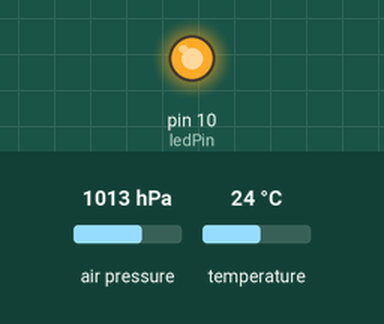
This sketch was run on a simulated Arduino Uno, built with avr-gcc and run on an emulated ATmega328P. On the bench: output pins drawn as LEDs (lit = HIGH). Wiring (inferred from the names in the program): BMP180 pressure sensor at I2C address 0x77. The inputs (shaded band) are chosen by the test bench; at power-on: air pressure 1013 hPa, temperature 24 °C. What the sketch prints to the serial monitor is not drawn.

Above: at 0.7 s.
At 5.2 s:
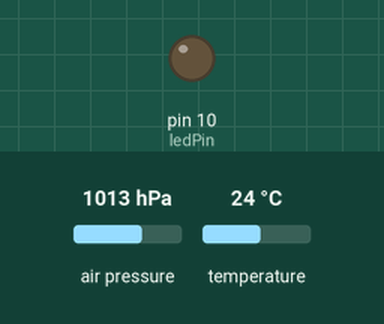
Timing chart, 0 to 6.9 s (numbered marks = the images above):
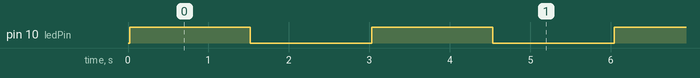

The sketch:

SUB_HaiBa.ino
```cpp
#include <HaiBa.h>

void setup(){
  Serial.begin(9600);

  initHaiBa();
}

void loop()
{
  Serial.println(getHaiBaStr());
}
```

HaiBa.h
```cpp
#include <Wire.h>
#define BMP085_ADDRESS 0x77  // I2C address of BMP085


const int BASE_HEIGHT=200;
// Time Interval
const int TIME_INTERVAL=3000;
// Unit Name Export Flag
const boolean UNIT_NAME_EXPORT_FLAG=false;
const boolean EXPLAIN_EXPORT_FLAG=false;
const boolean DATA_EXPORT_FLAG=true;
const String EXPLAIN="Altitude: ";
const boolean LED_BLINK_FLAG=true;
const int ledPin=10;

const unsigned char OSS = 0;  // Oversampling Setting

// Calibration values
int ac1;
int ac2;
int ac3;
unsigned int ac4;
unsigned int ac5;
unsigned int ac6;
int b1;
int b2;
int mb;
int mc;
int md;

long b5;

long bmp085GetPressure(unsigned long up,unsigned int ut){
  long x1, x2, x3, b3, b6, p;
  unsigned long b4, b7;
  //long x1, x2;

  x1 = (((long)ut - (long)ac6)*(long)ac5) >> 15;
  x2 = ((long)mc << 11)/(x1 + md);
  b5 = x1 + x2;

  b6 = b5 - 4000;
  // Calculate B3
  x1 = (b2 * (b6 * b6)>>12)>>11;
  x2 = (ac2 * b6)>>11;
  x3 = x1 + x2;
  b3 = (((((long)ac1)*4 + x3)<<OSS) + 2)>>2;

  // Calculate B4
  x1 = (ac3 * b6)>>13;
  x2 = (b1 * ((b6 * b6)>>12))>>16;
  x3 = ((x1 + x2) + 2)>>2;
  b4 = (ac4 * (unsigned long)(x3 + 32768))>>15;

  b7 = ((unsigned long)(up - b3) * (50000>>OSS));
  if (b7 < 0x80000000)
    p = (b7<<1)/b4;
  else
    p = (b7/b4)<<1;

  x1 = (p>>8) * (p>>8);
  x1 = (x1 * 3038)>>16;
  x2 = (-7357 * p)>>16;
  p += (x1 + x2 + 3791)>>4;

  long temp = p;
  return temp;
}

// Read 1 byte from the BMP085 at 'address'
char bmp085Read(unsigned char address)
{
  unsigned char data;

  Wire.beginTransmission(BMP085_ADDRESS);
  Wire.write(address);
  Wire.endTransmission();

  Wire.requestFrom(BMP085_ADDRESS, 1);
  while(!Wire.available());

  return Wire.read();
}

// Read 2 bytes from the BMP085
// First byte will be from 'address'
// Second byte will be from 'address'+1
int bmp085ReadInt(unsigned char address)
{
  unsigned char msb, lsb;

  Wire.beginTransmission(BMP085_ADDRESS);
  Wire.write(address);
  Wire.endTransmission();

  Wire.requestFrom(BMP085_ADDRESS, 2);
  while(Wire.available()<2)
    ;
  msb = Wire.read();
  lsb = Wire.read();

  return (int) msb<<8 | lsb;
}

// Read the uncompensated temperature value
unsigned int bmp085ReadUT(){
  unsigned int ut;

  // Write 0x2E into Register 0xF4
  // This requests a temperature reading
  Wire.beginTransmission(BMP085_ADDRESS);
  Wire.write(0xF4);
  Wire.write(0x2E);
  Wire.endTransmission();

  // Wait at least 4.5ms
  delay(5);

  // Read two bytes from registers 0xF6 and 0xF7
  ut = bmp085ReadInt(0xF6);
  return ut;
}

// Read the uncompensated pressure value
unsigned long bmp085ReadUP(){

  unsigned char msb, lsb, xlsb;
  unsigned long up = 0;

  Wire.beginTransmission(BMP085_ADDRESS);
  Wire.write(0xF4);
  Wire.write(0x34 + (OSS<<6));
  Wire.endTransmission();

  // Wait for conversion, delay time dependent on OSS
  delay(2 + (3<<OSS));

  // Read register 0xF6 (MSB), 0xF7 (LSB), and 0xF8 (XLSB)
  msb = bmp085Read(0xF6);
  lsb = bmp085Read(0xF7);
  xlsb = bmp085Read(0xF8);

  up = (((unsigned long) msb << 16) | ((unsigned long) lsb << 8) | (unsigned long) xlsb) >> (8-OSS);

  return up;
}

float calcAltitude(float pressure){

  float A = pressure/101325;
  float B = 1/5.25588;
  float C = pow(A,B);
  C = 1 - C;
  C = C /0.0000225577;

  return C;
}
void bmp085Calibration()
{
  ac1 = bmp085ReadInt(0xAA);
  ac2 = bmp085ReadInt(0xAC);
  ac3 = bmp085ReadInt(0xAE);
  ac4 = bmp085ReadInt(0xB0);
  ac5 = bmp085ReadInt(0xB2);
  ac6 = bmp085ReadInt(0xB4);
  b1 = bmp085ReadInt(0xB6);
  b2 = bmp085ReadInt(0xB8);
  mb = bmp085ReadInt(0xBA);
  mc = bmp085ReadInt(0xBC);
  md = bmp085ReadInt(0xBE);
}
int exportHeight(){
  float pressure = bmp085GetPressure(bmp085ReadUP(),bmp085ReadUT());
  float altitude = calcAltitude(pressure); //Uncompensated caculation - in Meters

  if(EXPLAIN_EXPORT_FLAG){
    Serial.print(EXPLAIN);
  }

  altitude=ceil(altitude+BASE_HEIGHT);
  if(DATA_EXPORT_FLAG){
    Serial.print(altitude,0);
  }
  if(UNIT_NAME_EXPORT_FLAG){
    Serial.print(" M");
  }
  if(LED_BLINK_FLAG){
    digitalWrite(ledPin,HIGH);
  }
  delay(TIME_INTERVAL/2);
  if(LED_BLINK_FLAG){
    digitalWrite(ledPin,LOW);
  }
  delay(TIME_INTERVAL/2); //wait a second and get values again.

  return altitude;
}
void initHaiBa(){
  Wire.begin();
  pinMode(ledPin,OUTPUT);
  bmp085Calibration();
}
String getHaiBaStr(){
    char height[25];
    int height_int=0;
    height_int=exportHeight();
    itoa(height_int, height, 10);
    return height;
}
```

Measured:
- by itself, pin 10 (ledPin): alternates HIGH for 1.5 s and LOW for 1.5 s
